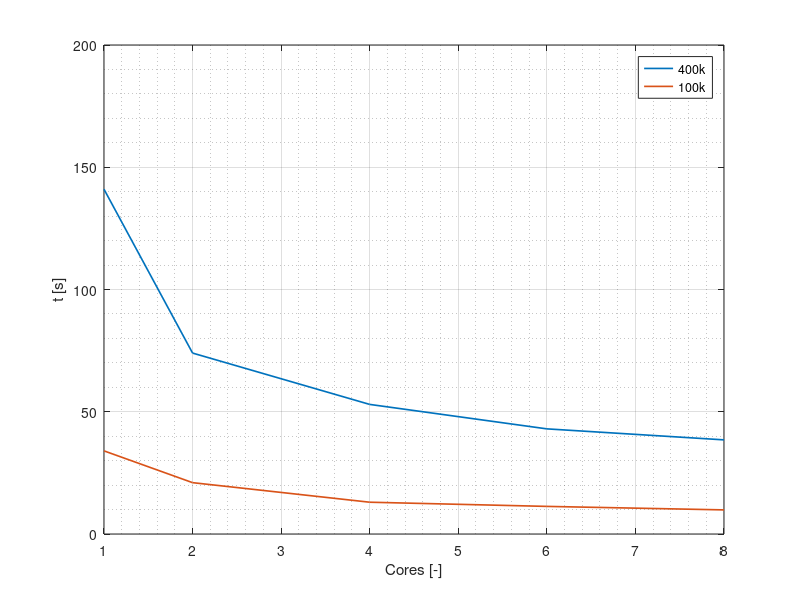
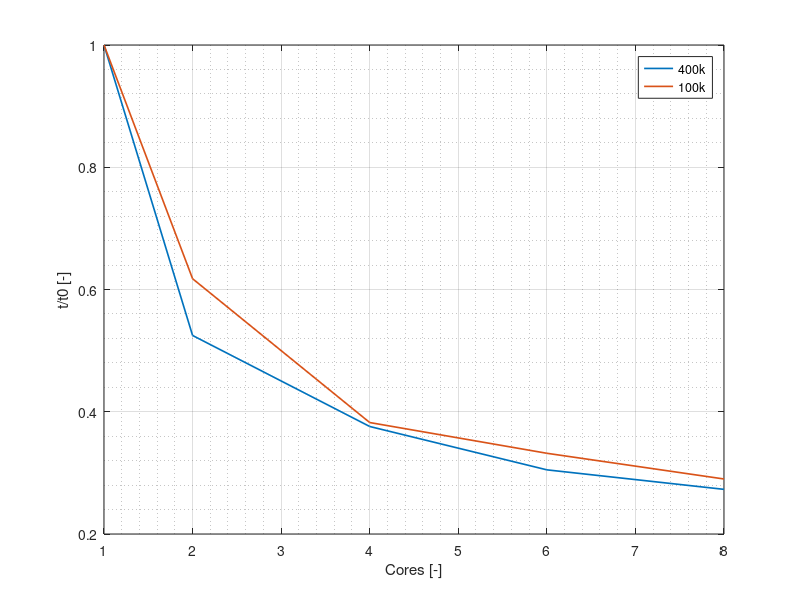

These charts were generated, in order, by the following MATLAB code:
clc
clear
close all

times_h002 = [141 74 53 43 38.5];
times_h004 = [34 21 13 11.29 9.86];
cores = [1 2:2:8];

normalized_times_h002 = times_h002/141;
normalized_times_h004 = times_h004/34;

figure
plot(cores, times_h002,'LineWidth',1.2,'DisplayName','400k')
grid on
grid minor
xlabel('Cores [-]')
ylabel('t [s]')
hold on
plot(cores, times_h004,'LineWidth',1.2,'DisplayName','100k')
legend show

figure
plot(cores, normalized_times_h002,'LineWidth',1.2,'DisplayName','400k')
grid on
grid minor
xlabel('Cores [-]')
ylabel('t/t0 [-]')
hold on
plot(cores, normalized_times_h004,'LineWidth',1.2,'DisplayName','100k')
legend show